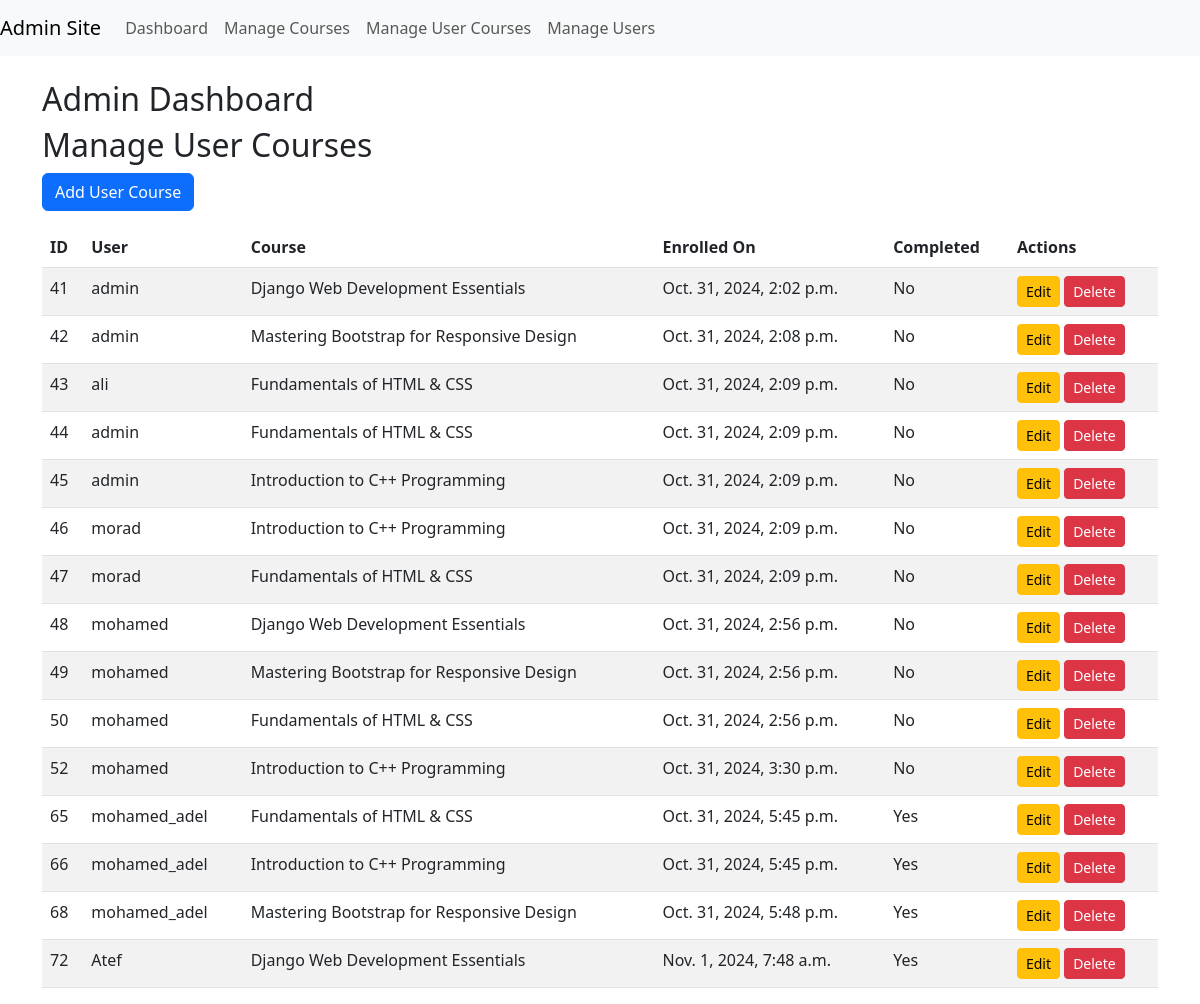
The page /custom_admin/manage-usercourses/ (signed in) on the database its author committed.
### main/models.py (models this page shows, shortened)
class UserCourse(models.Model):
    course = models.ForeignKey(Course, on_delete=models.CASCADE)
    user = models.ForeignKey(User, on_delete=models.CASCADE)
    created_at = models.DateTimeField(auto_now_add=True)
    done = models.BooleanField(default=False)
    class Meta:
        constraints = [
            models.UniqueConstraint(fields=['user', 'course'], name='unique_user_course')
        ]

class Course(models.Model):
    title = models.CharField(max_length=100, unique=True)
    description = models.TextField()
    created_at = models.DateTimeField(auto_now_add=True)
    image = models.ImageField(upload_to='images/', blank=True, null=True)
    video_url = models.URLField(max_length=500, blank=True, null=True)

### custom_admin/views.py (the view)
# urls.py: path('manage-usercourses/', manage_usercourses, name='manage_usercourses'),
@login_required
def manage_usercourses(request):
    user_courses = UserCourse.objects.all()
    return render(request, 'manage_usercourses.html', {'user_courses': user_courses})

### custom_admin/templates/manage_usercourses.html
{% extends "adminsite.html" %}
{% block content %}
<h2>Manage User Courses</h2>
<a href="{% url 'add_user_course' %}" class="btn btn-primary mb-3">Add User Course</a>
<table class="table table-striped">
    <thead>
        <tr>
            <th>ID</th>
            <th>User</th>
            <th>Course</th>
            <th>Enrolled On</th>
            <th>Completed</th>
            <th>Actions</th>
        </tr>
    </thead>
    <tbody>
        {% for user_course in user_courses %}
        <tr>
            <td>{{ user_course.id }}</td>
            <td>{{ user_course.user.username }}</td>
            <td>{{ user_course.course.title }}</td>
            <td>{{ user_course.created_at }}</td>
            <td>{{ user_course.done|yesno:"Yes,No" }}</td>
            <td>
                <a href="{% url 'edit_user_course' user_course.id %}" class="btn btn-sm btn-warning">Edit</a>
                <a href="{% url 'delete_user_course' user_course.id %}" class="btn btn-sm btn-danger">Delete</a>
            </td>
        </tr>
        {% endfor %}
    </tbody>
</table>
{% endblock %}

### rows shown on the page
UserCourse: id "41", user.username "admin", course "Django Web Development Essentials", created_at "Oct. 31, 2024, 2:02 p.m.", done "No"
UserCourse: id "42", user.username "admin", course "Mastering Bootstrap for Responsive Design", created_at "Oct. 31, 2024, 2:08 p.m.", done "No"
UserCourse: id "43", user.username "ali", course "Fundamentals of HTML & CSS", created_at "Oct. 31, 2024, 2:09 p.m.", done "No"
UserCourse: id "44", user.username "admin", course "Fundamentals of HTML & CSS", created_at "Oct. 31, 2024, 2:09 p.m.", done "No"
UserCourse: id "45", user.username "admin", course "Introduction to C++ Programming", created_at "Oct. 31, 2024, 2:09 p.m.", done "No"
UserCourse: id "46", user.username "morad", course "Introduction to C++ Programming", created_at "Oct. 31, 2024, 2:09 p.m.", done "No"
UserCourse: id "47", user.username "morad", course "Fundamentals of HTML & CSS", created_at "Oct. 31, 2024, 2:09 p.m.", done "No"
UserCourse: id "48", user.username "mohamed", course "Django Web Development Essentials", created_at "Oct. 31, 2024, 2:56 p.m.", done "No"
UserCourse: id "49", user.username "mohamed", course "Mastering Bootstrap for Responsive Design", created_at "Oct. 31, 2024, 2:56 p.m.", done "No"
UserCourse: id "50", user.username "mohamed", course "Fundamentals of HTML & CSS", created_at "Oct. 31, 2024, 2:56 p.m.", done "No"
UserCourse: id "52", user.username "mohamed", course "Introduction to C++ Programming", created_at "Oct. 31, 2024, 3:30 p.m.", done "No"
UserCourse: id "65", user.username "mohamed_adel", course "Fundamentals of HTML & CSS", created_at "Oct. 31, 2024, 5:45 p.m.", done "Yes"
UserCourse: id "66", user.username "mohamed_adel", course "Introduction to C++ Programming", created_at "Oct. 31, 2024, 5:45 p.m.", done "Yes"
UserCourse: id "68", user.username "mohamed_adel", course "Mastering Bootstrap for Responsive Design", created_at "Oct. 31, 2024, 5:48 p.m.", done "Yes"
UserCourse: id "72", user.username "Atef", course "Django Web Development Essentials", created_at "Nov. 1, 2024, 7:48 a.m.", done "Yes"
